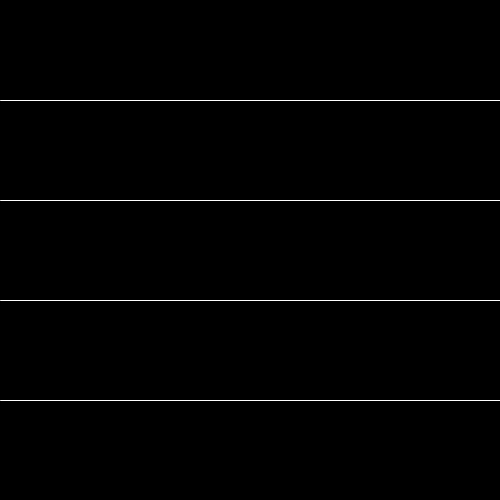
Frame 1 (no input)
Frame 60 (the mouse pressed at the canvas centre just before this capture): identical to frame 1, image omitted
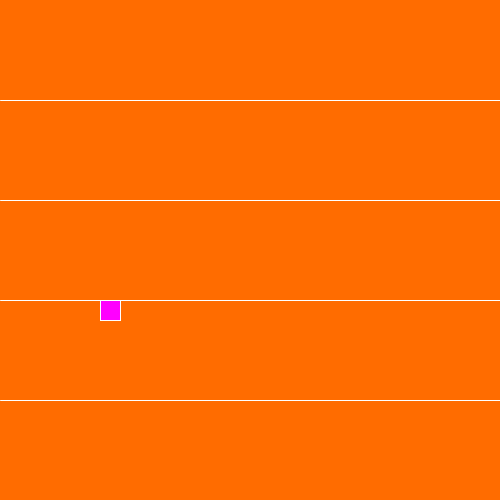
Frame 120 (the mouse held since frame 60 and released just before this capture)

The Processing sketch that drew these frames (run headless with seeded random() and noise(); from frame 60 on, the mouse is pressed at the canvas centre):

// Processing sketch: sketch_180508a3
// ── sketch_180508a3.pde
void setup()
{size(500,500);
}
void draw()
{background(0);
if(mouseY>500)
{background(255,255,0);
  fill(255,0,0);
rect(200,300,20,20);

}
else if(mouseY>400)
{background(0,255,255);
  fill(0,255,0);
rect(200,400,20,20);
}
else if(mouseY>300)
{background(255,0,255);
fill(0,0,255);
rect(200,200,20,20);
}else if(mouseY>200)
{background(255,108,0);
fill(255,0,255);
rect(100,300,20,20);}
else if(mouseY>100)
{background(205,0,255);
fill(0,100,255);
rect(100,400,20,20);}
stroke(255);
line(0,100,width,100);
line(0,200,width,200);
line(0,300,width,300);
line(0,400,width,400);
line(0,500,width,500);
}
